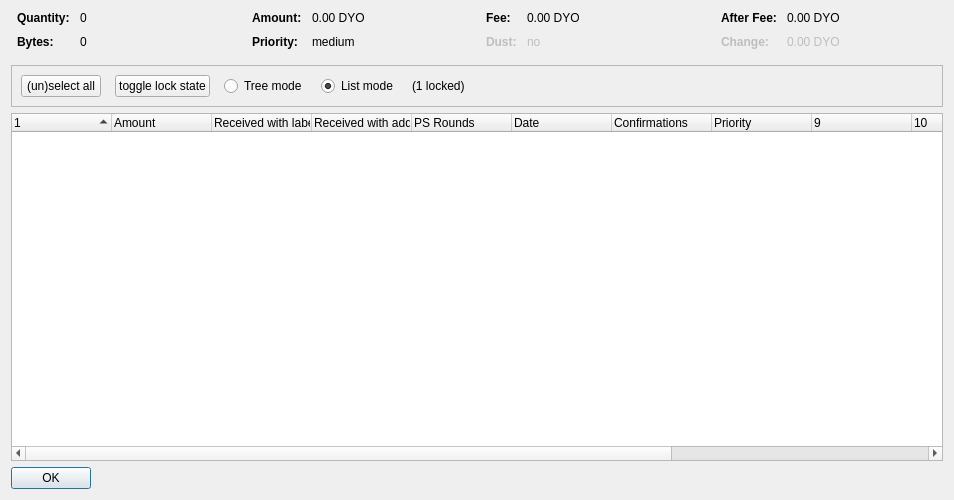
<?xml version="1.0" encoding="UTF-8"?>
<ui version="4.0">
 <class>CoinControlDialog</class>
 <widget class="QDialog" name="CoinControlDialog">
  <property name="geometry">
   <rect>
    <x>0</x>
    <y>0</y>
    <width>954</width>
    <height>500</height>
   </rect>
  </property>
  <property name="windowTitle">
   <string>Coin Selection</string>
  </property>
  <layout class="QVBoxLayout" name="verticalLayout">
   <item>
    <layout class="QHBoxLayout" name="horizontalLayoutTop" stretch="0,0,0,0">
     <property name="topMargin">
      <number>0</number>
     </property>
     <property name="bottomMargin">
      <number>10</number>
     </property>
     <item>
      <layout class="QFormLayout" name="formLayoutCoinControl1">
       <property name="horizontalSpacing">
        <number>10</number>
       </property>
       <property name="verticalSpacing">
        <number>10</number>
       </property>
       <property name="leftMargin">
        <number>6</number>
       </property>
       <property name="rightMargin">
        <number>6</number>
       </property>
       <item row="0" column="0">
        <widget class="QLabel" name="labelCoinControlQuantityText">
         <property name="font">
          <font>
           <weight>75</weight>
           <bold>true</bold>
          </font>
         </property>
         <property name="text">
          <string>Quantity:</string>
         </property>
        </widget>
       </item>
       <item row="0" column="1">
        <widget class="QLabel" name="labelCoinControlQuantity">
         <property name="cursor">
          <cursorShape>IBeamCursor</cursorShape>
         </property>
         <property name="contextMenuPolicy">
          <enum>Qt::ActionsContextMenu</enum>
         </property>
         <property name="text">
          <string notr="true">0</string>
         </property>
         <property name="textInteractionFlags">
          <set>Qt::LinksAccessibleByMouse|Qt::TextSelectableByKeyboard|Qt::TextSelectableByMouse</set>
         </property>
        </widget>
       </item>
       <item row="1" column="0">
        <widget class="QLabel" name="labelCoinControlBytesText">
         <property name="font">
          <font>
           <weight>75</weight>
           <bold>true</bold>
          </font>
         </property>
         <property name="text">
          <string>Bytes:</string>
         </property>
        </widget>
       </item>
       <item row="1" column="1">
        <widget class="QLabel" name="labelCoinControlBytes">
         <property name="cursor">
          <cursorShape>IBeamCursor</cursorShape>
         </property>
         <property name="contextMenuPolicy">
          <enum>Qt::ActionsContextMenu</enum>
         </property>
         <property name="text">
          <string notr="true">0</string>
         </property>
         <property name="textInteractionFlags">
          <set>Qt::LinksAccessibleByMouse|Qt::TextSelectableByKeyboard|Qt::TextSelectableByMouse</set>
         </property>
        </widget>
       </item>
      </layout>
     </item>
     <item>
      <layout class="QFormLayout" name="formLayoutCoinControl2">
       <property name="horizontalSpacing">
        <number>10</number>
       </property>
       <property name="verticalSpacing">
        <number>10</number>
       </property>
       <property name="leftMargin">
        <number>6</number>
       </property>
       <property name="rightMargin">
        <number>6</number>
       </property>
       <item row="0" column="0">
        <widget class="QLabel" name="labelCoinControlAmountText">
         <property name="font">
          <font>
           <weight>75</weight>
           <bold>true</bold>
          </font>
         </property>
         <property name="text">
          <string>Amount:</string>
         </property>
        </widget>
       </item>
       <item row="0" column="1">
        <widget class="QLabel" name="labelCoinControlAmount">
         <property name="cursor">
          <cursorShape>IBeamCursor</cursorShape>
         </property>
         <property name="contextMenuPolicy">
          <enum>Qt::ActionsContextMenu</enum>
         </property>
         <property name="text">
          <string notr="true">0.00 DYO</string>
         </property>
         <property name="textInteractionFlags">
          <set>Qt::LinksAccessibleByMouse|Qt::TextSelectableByKeyboard|Qt::TextSelectableByMouse</set>
         </property>
        </widget>
       </item>
       <item row="1" column="0">
        <widget class="QLabel" name="labelCoinControlPriorityText">
         <property name="font">
          <font>
           <weight>75</weight>
           <bold>true</bold>
          </font>
         </property>
         <property name="text">
          <string>Priority:</string>
         </property>
        </widget>
       </item>
       <item row="1" column="1">
        <widget class="QLabel" name="labelCoinControlPriority">
         <property name="cursor">
          <cursorShape>IBeamCursor</cursorShape>
         </property>
         <property name="contextMenuPolicy">
          <enum>Qt::ActionsContextMenu</enum>
         </property>
         <property name="text">
          <string>medium</string>
         </property>
         <property name="textInteractionFlags">
          <set>Qt::LinksAccessibleByMouse|Qt::TextSelectableByKeyboard|Qt::TextSelectableByMouse</set>
         </property>
        </widget>
       </item>
      </layout>
     </item>
     <item>
      <layout class="QFormLayout" name="formLayoutCoinControl3">
       <property name="horizontalSpacing">
        <number>10</number>
       </property>
       <property name="verticalSpacing">
        <number>10</number>
       </property>
       <property name="leftMargin">
        <number>6</number>
       </property>
       <property name="rightMargin">
        <number>6</number>
       </property>
       <item row="0" column="0">
        <widget class="QLabel" name="labelCoinControlFeeText">
         <property name="font">
          <font>
           <weight>75</weight>
           <bold>true</bold>
          </font>
         </property>
         <property name="text">
          <string>Fee:</string>
         </property>
        </widget>
       </item>
       <item row="0" column="1">
        <widget class="QLabel" name="labelCoinControlFee">
         <property name="cursor">
          <cursorShape>IBeamCursor</cursorShape>
         </property>
         <property name="contextMenuPolicy">
          <enum>Qt::ActionsContextMenu</enum>
         </property>
         <property name="text">
          <string notr="true">0.00 DYO</string>
         </property>
         <property name="textInteractionFlags">
          <set>Qt::LinksAccessibleByMouse|Qt::TextSelectableByKeyboard|Qt::TextSelectableByMouse</set>
         </property>
        </widget>
       </item>
       <item row="1" column="0">
        <widget class="QLabel" name="labelCoinControlLowOutputText">
         <property name="enabled">
          <bool>false</bool>
         </property>
         <property name="font">
          <font>
           <weight>75</weight>
           <bold>true</bold>
          </font>
         </property>
         <property name="text">
          <string>Dust:</string>
         </property>
        </widget>
       </item>
       <item row="1" column="1">
        <widget class="QLabel" name="labelCoinControlLowOutput">
         <property name="enabled">
          <bool>false</bool>
         </property>
         <property name="cursor">
          <cursorShape>IBeamCursor</cursorShape>
         </property>
         <property name="contextMenuPolicy">
          <enum>Qt::ActionsContextMenu</enum>
         </property>
         <property name="text">
          <string>no</string>
         </property>
         <property name="textInteractionFlags">
          <set>Qt::LinksAccessibleByMouse|Qt::TextSelectableByKeyboard|Qt::TextSelectableByMouse</set>
         </property>
        </widget>
       </item>
      </layout>
     </item>
     <item>
      <layout class="QFormLayout" name="formLayoutCoinControl4">
       <property name="horizontalSpacing">
        <number>10</number>
       </property>
       <property name="verticalSpacing">
        <number>10</number>
       </property>
       <property name="leftMargin">
        <number>6</number>
       </property>
       <property name="rightMargin">
        <number>6</number>
       </property>
       <item row="0" column="0">
        <widget class="QLabel" name="labelCoinControlAfterFeeText">
         <property name="font">
          <font>
           <weight>75</weight>
           <bold>true</bold>
          </font>
         </property>
         <property name="text">
          <string>After Fee:</string>
         </property>
        </widget>
       </item>
       <item row="0" column="1">
        <widget class="QLabel" name="labelCoinControlAfterFee">
         <property name="cursor">
          <cursorShape>IBeamCursor</cursorShape>
         </property>
         <property name="contextMenuPolicy">
          <enum>Qt::ActionsContextMenu</enum>
         </property>
         <property name="text">
          <string notr="true">0.00 DYO</string>
         </property>
         <property name="textInteractionFlags">
          <set>Qt::LinksAccessibleByMouse|Qt::TextSelectableByKeyboard|Qt::TextSelectableByMouse</set>
         </property>
        </widget>
       </item>
       <item row="1" column="0">
        <widget class="QLabel" name="labelCoinControlChangeText">
         <property name="enabled">
          <bool>false</bool>
         </property>
         <property name="font">
          <font>
           <weight>75</weight>
           <bold>true</bold>
          </font>
         </property>
         <property name="text">
          <string>Change:</string>
         </property>
        </widget>
       </item>
       <item row="1" column="1">
        <widget class="QLabel" name="labelCoinControlChange">
         <property name="enabled">
          <bool>false</bool>
         </property>
         <property name="cursor">
          <cursorShape>IBeamCursor</cursorShape>
         </property>
         <property name="contextMenuPolicy">
          <enum>Qt::ActionsContextMenu</enum>
         </property>
         <property name="text">
          <string notr="true">0.00 DYO</string>
         </property>
         <property name="textInteractionFlags">
          <set>Qt::LinksAccessibleByMouse|Qt::TextSelectableByKeyboard|Qt::TextSelectableByMouse</set>
         </property>
        </widget>
       </item>
      </layout>
     </item>
    </layout>
   </item>
   <item>
    <widget class="QFrame" name="frame">
     <property name="minimumSize">
      <size>
       <width>0</width>
       <height>40</height>
      </size>
     </property>
     <property name="frameShape">
      <enum>QFrame::StyledPanel</enum>
     </property>
     <property name="frameShadow">
      <enum>QFrame::Sunken</enum>
     </property>
     <layout class="QHBoxLayout" name="horizontalLayout">
      <item>
       <layout class="QHBoxLayout" name="horizontalLayoutPanel" stretch="0,0,0,0,0,0">
        <property name="spacing">
         <number>14</number>
        </property>
        <item>
         <widget class="QPushButton" name="pushButtonSelectAll">
          <property name="sizePolicy">
           <sizepolicy hsizetype="Maximum" vsizetype="Fixed">
            <horstretch>0</horstretch>
            <verstretch>0</verstretch>
           </sizepolicy>
          </property>
          <property name="text">
           <string>(un)select all</string>
          </property>
          <property name="autoDefault">
           <bool>false</bool>
          </property>
         </widget>
        </item>
        <item>
         <widget class="QPushButton" name="pushButtonToggleLock">
          <property name="sizePolicy">
           <sizepolicy hsizetype="Maximum" vsizetype="Fixed">
            <horstretch>0</horstretch>
            <verstretch>0</verstretch>
           </sizepolicy>
          </property>
          <property name="text">
           <string>toggle lock state</string>
          </property>
          <property name="autoDefault">
           <bool>false</bool>
          </property>
         </widget>
        </item>
        <item>
         <widget class="QRadioButton" name="radioTreeMode">
          <property name="sizePolicy">
           <sizepolicy hsizetype="Maximum" vsizetype="Fixed">
            <horstretch>0</horstretch>
            <verstretch>0</verstretch>
           </sizepolicy>
          </property>
          <property name="text">
           <string>Tree mode</string>
          </property>
         </widget>
        </item>
        <item>
         <widget class="QRadioButton" name="radioListMode">
          <property name="sizePolicy">
           <sizepolicy hsizetype="Maximum" vsizetype="Fixed">
            <horstretch>0</horstretch>
            <verstretch>0</verstretch>
           </sizepolicy>
          </property>
          <property name="text">
           <string>List mode</string>
          </property>
          <property name="checked">
           <bool>true</bool>
          </property>
         </widget>
        </item>
        <item>
         <widget class="QLabel" name="labelLocked">
          <property name="text">
           <string>(1 locked)</string>
          </property>
         </widget>
        </item>
        <item>
         <spacer name="horizontalSpacer">
          <property name="orientation">
           <enum>Qt::Horizontal</enum>
          </property>
          <property name="sizeHint" stdset="0">
           <size>
            <width>40</width>
            <height>20</height>
           </size>
          </property>
         </spacer>
        </item>
       </layout>
      </item>
     </layout>
    </widget>
   </item>
   <item>
    <widget class="CoinControlTreeWidget" name="treeWidget">
     <property name="contextMenuPolicy">
      <enum>Qt::CustomContextMenu</enum>
     </property>
     <property name="sortingEnabled">
      <bool>false</bool>
     </property>
     <property name="columnCount">
      <number>13</number>
     </property>
     <attribute name="headerShowSortIndicator" stdset="0">
      <bool>true</bool>
     </attribute>
     <attribute name="headerStretchLastSection">
      <bool>false</bool>
     </attribute>
     <column>
      <property name="text">
       <string/>
      </property>
     </column>
     <column>
      <property name="text">
       <string>Amount</string>
      </property>
     </column>
     <column>
      <property name="text">
       <string>Received with label</string>
      </property>
     </column>
     <column>
      <property name="text">
       <string>Received with address</string>
      </property>
     </column>
     <column>
      <property name="text">
       <string>PS Rounds</string>
      </property>
     </column>
     <column>
      <property name="text">
       <string>Date</string>
      </property>
     </column>
     <column>
      <property name="text">
       <string>Confirmations</string>
      </property>
      <property name="toolTip">
       <string>Confirmed</string>
      </property>
     </column>
     <column>
      <property name="text">
       <string>Priority</string>
      </property>
     </column>
     <column>
      <property name="text">
       <string/>
      </property>
     </column>
     <column>
      <property name="text">
       <string/>
      </property>
     </column>
     <column>
      <property name="text">
       <string/>
      </property>
     </column>
     <column>
      <property name="text">
       <string/>
      </property>
     </column>
     <column>
      <property name="text">
       <string/>
      </property>
     </column>
    </widget>
   </item>
   <item>
    <widget class="QDialogButtonBox" name="buttonBox">
     <property name="sizePolicy">
      <sizepolicy hsizetype="Maximum" vsizetype="Fixed">
       <horstretch>0</horstretch>
       <verstretch>0</verstretch>
      </sizepolicy>
     </property>
     <property name="orientation">
      <enum>Qt::Horizontal</enum>
     </property>
     <property name="standardButtons">
      <set>QDialogButtonBox::Ok</set>
     </property>
    </widget>
   </item>
  </layout>
 </widget>
 <customwidgets>
  <customwidget>
   <class>CoinControlTreeWidget</class>
   <extends>QTreeWidget</extends>
   <header>coincontroltreewidget.h</header>
  </customwidget>
 </customwidgets>
 <resources/>
 <connections/>
</ui>
